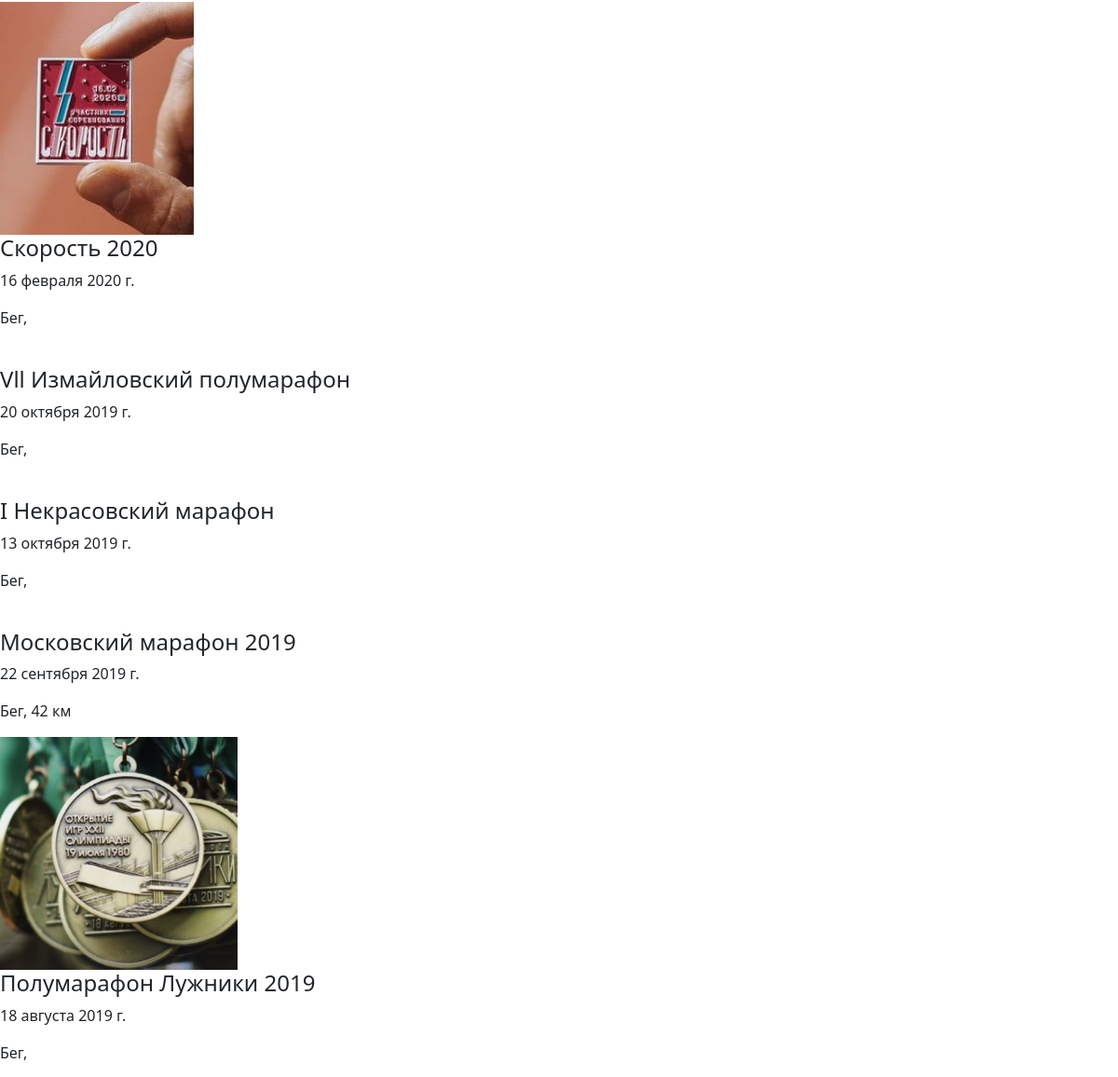
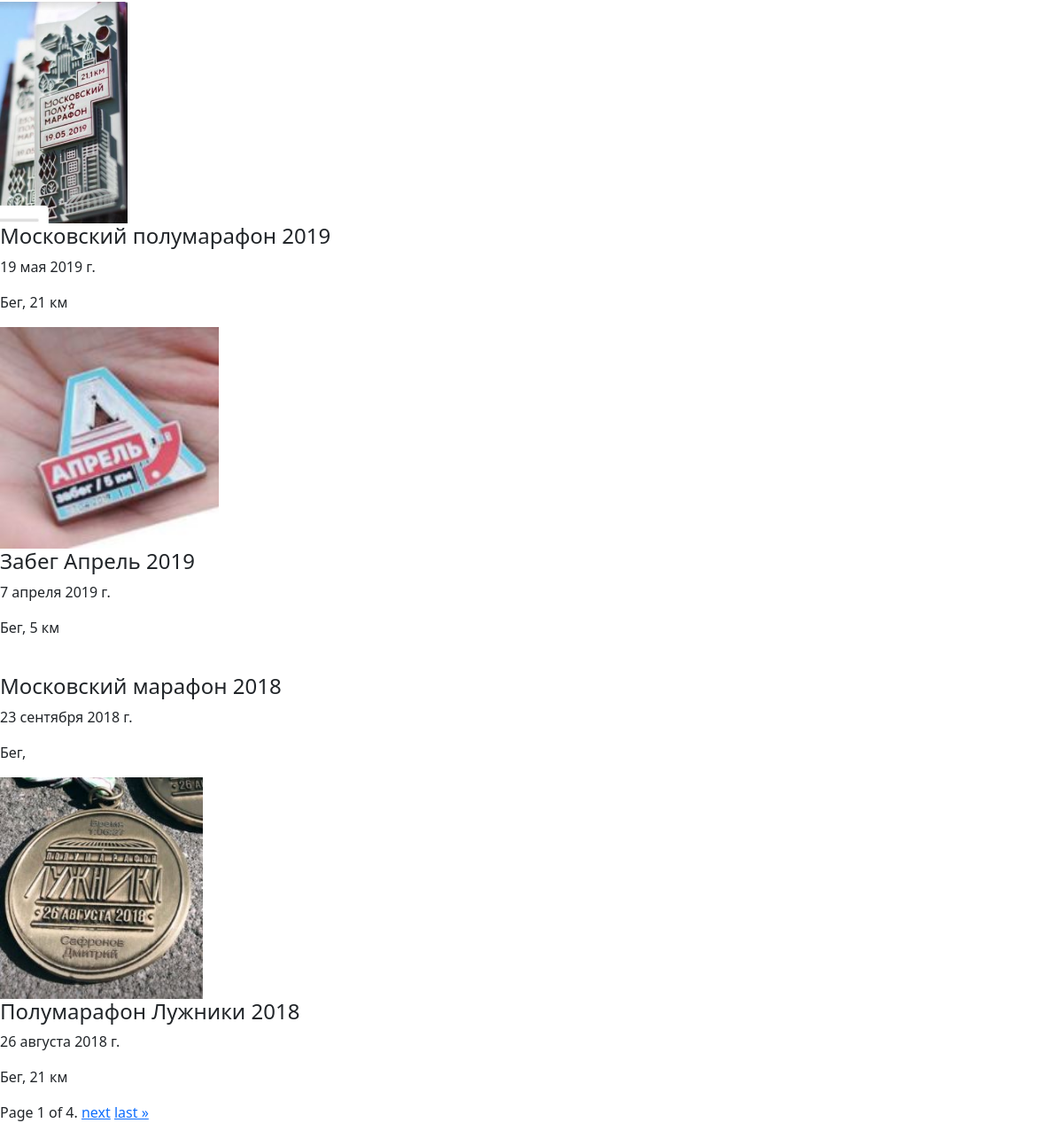
The app's page /city/1 (lower part), older data (2 pictures, top to bottom).
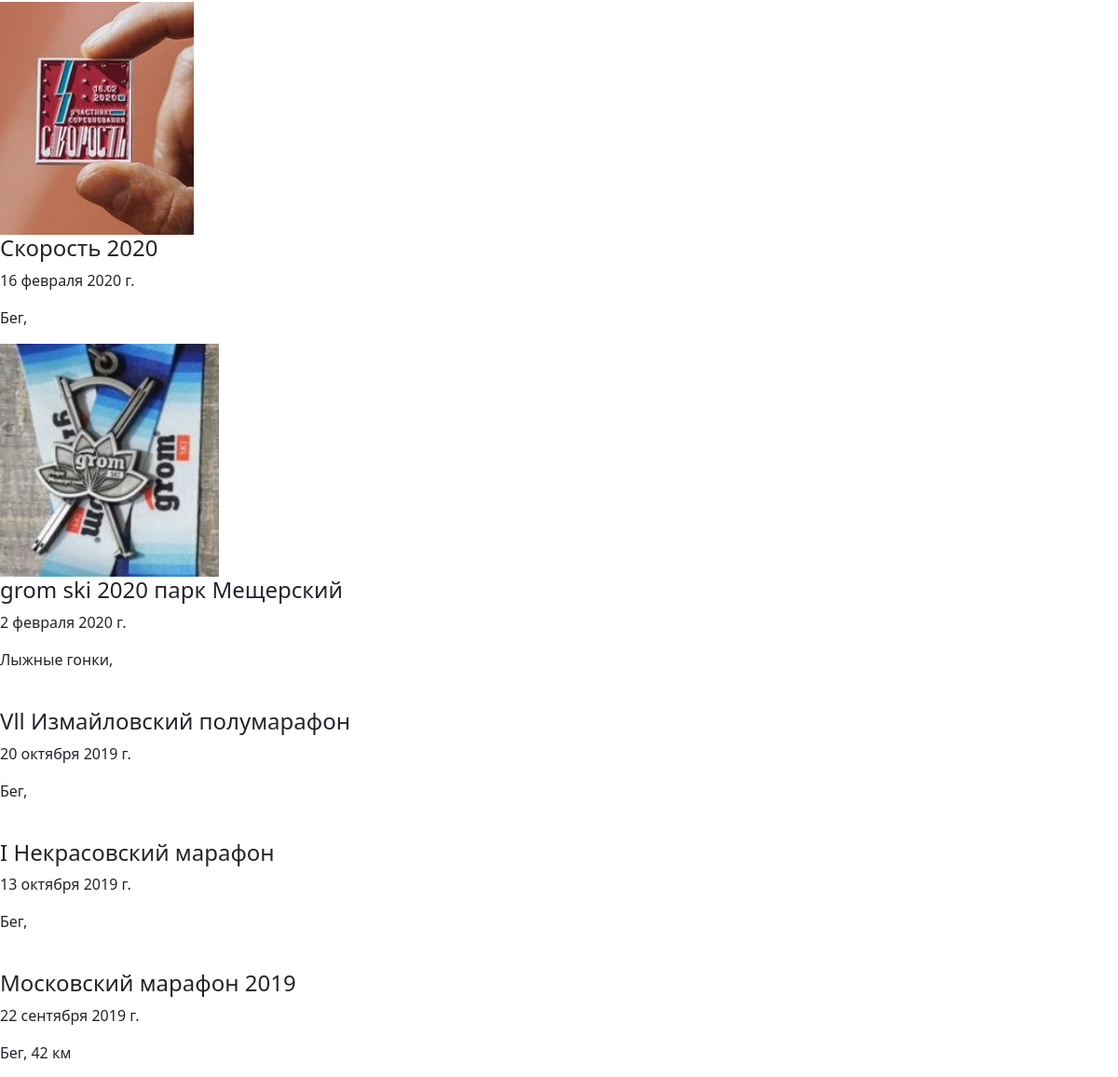
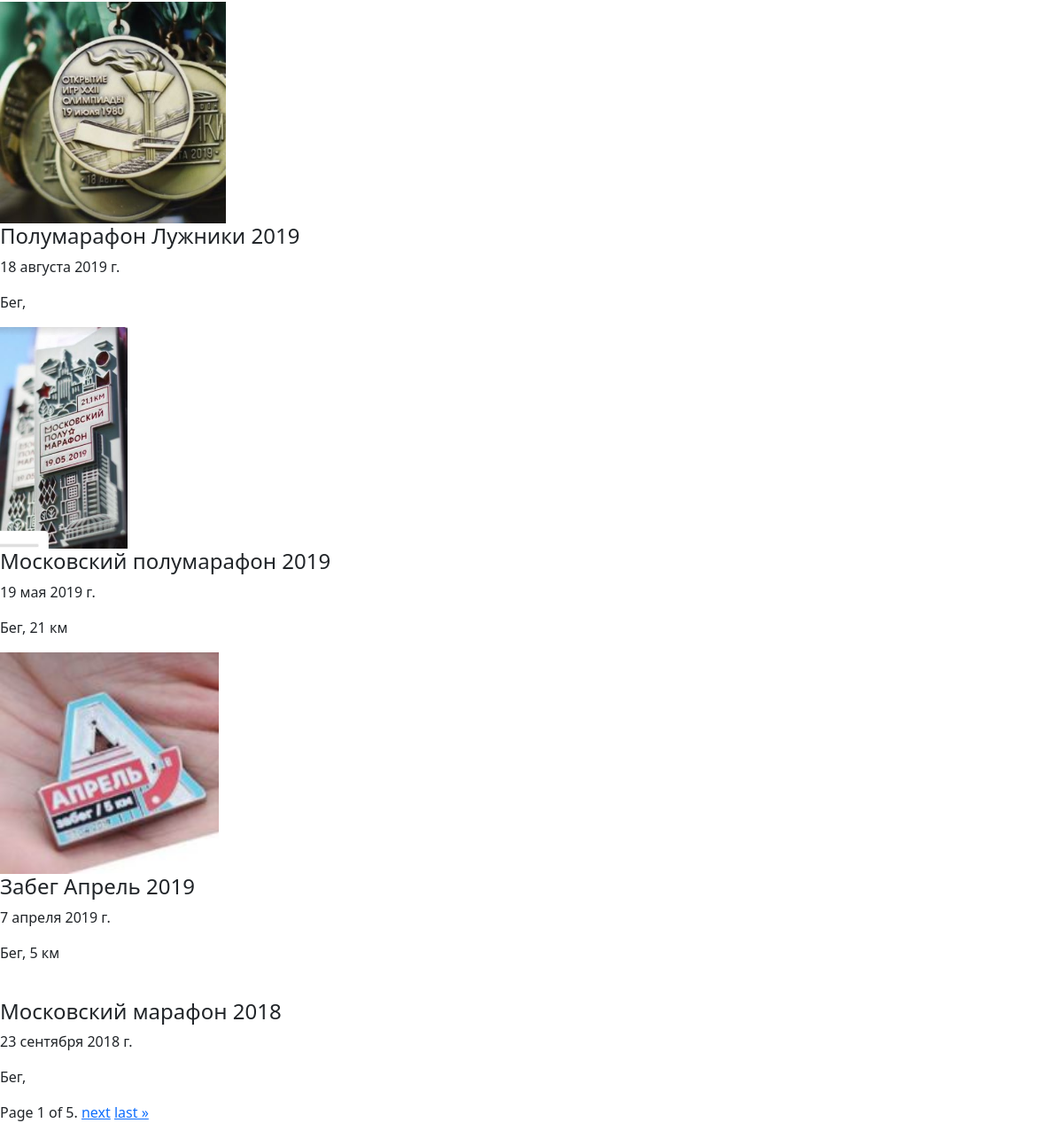
The same page, newer data (2 pictures, top to bottom).
### medals/models.py (models this page shows, shortened)
class Medal(models.Model):
    country = models.ForeignKey(Country, on_delete = models.CASCADE)
    region = ChainedForeignKey(
        Region,
        chained_field = "country",
        chained_model_field = "country",
        show_all=False,
        auto_choose=True,
        sort=True,
        blank=True, null=True)
    city = ChainedForeignKey(
        City,
        chained_field = "country",
        chained_model_field = "country",
        show_all=True,
        auto_choose=True,
        sort=True)
    sport = models.ForeignKey(Sport, on_delete = models.CASCADE, to_field='name', default='Бег')
    series = ChainedForeignKey(
        Series,
        chained_field = "org",
        chained_model_field = "org",
        show_all=True,
        auto_choose=False,
        sort=True,
        blank=True, null=True,)
    org = models.ForeignKey(Org, on_delete = models.CASCADE, blank = True, null=True)
    name = models.CharField(max_length = 200)
    name_lower = models.CharField(max_length = 200, editable=False, default="")
    date_added = models.DateField(auto_now = True)
    date = models.DateField(auto_now = False)
    distance = models.CharField(blank = True, max_length = 15)
    photo = models.ImageField(upload_to='static/images/medals/')
    photo_second = models.ImageField(blank = True, upload_to='static/images/medals')
    likes = models.IntegerField(default = 0)
    added_by = models.CharField(blank = True, max_length = 200, default='fatum')
    credentials = models.CharField(blank = True, max_length = 200, default='@fa_tum')

class Sport(models.Model):
    name = models.CharField(max_length = 200, unique = True)
    count = models.IntegerField(default = 0)
    descriprion = models.TextField(blank = True)
    logo = models.FileField(blank = True, upload_to='static/images/logos/sports')
    def __str__(self):
        return self.name

### medals/views.py (the view)
# urls.py: path('city/<int:id>', views.city),
def city(request, id):
    city = City.objects.get(id=id)
    medals_list = Medal.objects.filter(city = id).order_by('-date')
    page = request.GET.get('page', 1)
    paginator = Paginator(medals_list, 20)
    try:
        medals = paginator.page(page)
    except PageNotAnInteger:
        medals = paginator.page(1)
    except EmptyPage:
        medals = paginator.page(paginator.num_pages)
    return render(request, 'medals/city.html', context={"city": city, "medals": medals})

### templates/medals/city.html (shortened to what this page needs)
<!DOCTYPE html>
{% load static %}
<html>
<head>
  <link href="https://cdn.jsdelivr.net/npm/bootstrap@5.1.3/dist/css/bootstrap.min.css" rel="stylesheet">
</head>
<body>
  {% for medal in medals %}
      <div>
        <img src="../{{ medal.photo}}" alt="" height=250>
        <h4>{{medal.name}}</h4>
        <p>{{medal.date}}</p>
        <p>{{medal.sport}}, {{medal.distance}}</p>
      </div>
  {% endfor %}
  <div class="pagination">
      <span class="step-links">
          <span class="current">
              Page {{ medals.number }} of {{ medals.paginator.num_pages }}.
          </span>
          {% if medals.has_next %}
              <a href="?page={{ medals.next_page_number }}">next</a>
              <a href="?page={{ medals.paginator.num_pages }}">last &raquo;</a>
          {% endif %}
      </span>
  </div>
</body>
</html>

Row changes from the older to the newer data that the page shows:
no longer on this page (row unchanged): Medal: photo (picture), name "Полумарафон Лужники 2018", date "26 августа 2018 г.", sport "Бег", distance "21 км"
added Medal: photo (picture), name "grom ski 2020 парк Мещерский", date "2 февраля 2020 г.", sport "Лыжные гонки"
Text that changed along with them:
{{ medals.paginator.num_pages }}: "4" → "5"
